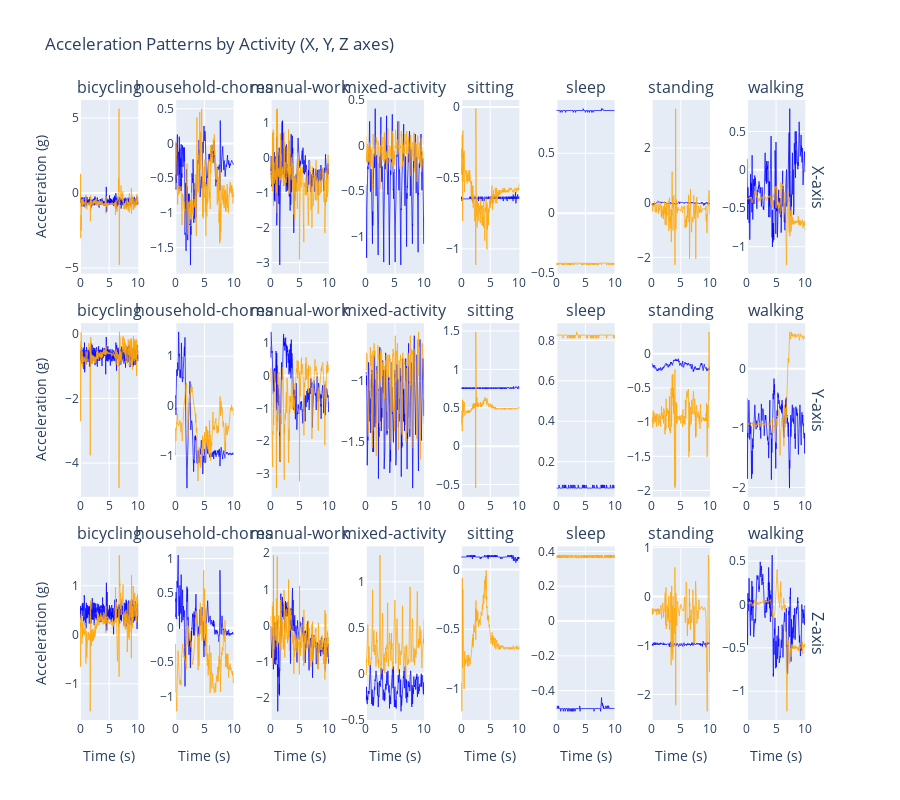

Notebook code cell kept with this figure:
### Markdown cell above
## visualization

### Code cell
import plotly.graph_objects as go
from plotly.subplots import make_subplots
import numpy as np

def plot_acceleration_by_activity_lineplot(X, Y, samples_per_activity=5):
    """
    line plots of acceleration patterns for different activities
    
    Parameters:
    -----------
    X : np.array
        Array of shape (n_windows, 1000, 3) containing acceleration data
    Y : np.array
        Array of shape (n_windows,) containing activity labels
    samples_per_activity : int
        Number of example windows to plot per activity
    """
    # unique activities
    unique_activities = np.unique(Y)
    # unique_activities = 1
    
    
    activities_to_plot = unique_activities
    
    # Create subplots: 3 rows (x, y, z) x number of activities
    n_activities = len(activities_to_plot)
    fig = make_subplots(
        rows=3, 
        cols=n_activities,
        subplot_titles=[f"{act}" for act in activities_to_plot] * 3,
        vertical_spacing=0.08,
        horizontal_spacing=0.05,
        row_titles=['X-axis', 'Y-axis', 'Z-axis']
    )
    
    # Time axis for 10 seconds at 100Hz
    time_axis = np.linspace(0, 10, 1000)
    
    colors = ['blue', 'orange', 'green', 'red', 'purple']
    
    for col_idx, activity in enumerate(activities_to_plot, start=1):
        # Get indices for this activity
        activity_indices = np.where(Y == activity)[0]
        
        if len(activity_indices) == 0:
            continue
        
        # Sample random windows for this activity
        n_samples = min(samples_per_activity, len(activity_indices))
        sample_indices = np.random.choice(activity_indices, size=n_samples, replace=False)
        
        # Plot each sample
        for sample_num, idx in enumerate(sample_indices):
            window = X[idx]  # Shape: (1000, 3)
            
            # Plot X acceleration
            fig.add_trace(
                go.Scatter(
                    x=time_axis, 
                    y=window[:, 0],
                    mode='lines',
                    line=dict(color=colors[sample_num % len(colors)], width=1),
                    showlegend=False,
                    opacity=0.7
                ),
                row=1, col=col_idx
            )
            
            # Plot Y acceleration
            fig.add_trace(
                go.Scatter(
                    x=time_axis, 
                    y=window[:, 1],
                    mode='lines',
                    line=dict(color=colors[sample_num % len(colors)], width=1),
                    showlegend=False,
                    opacity=0.7
                ),
                row=2, col=col_idx
            )
            
            # Plot Z acceleration
            fig.add_trace(
                go.Scatter(
                    x=time_axis, 
                    y=window[:, 2],
                    mode='lines',
                    line=dict(color=colors[sample_num % len(colors)], width=1),
                    showlegend=False,
                    opacity=0.7
                ),
                row=3, col=col_idx
            )
    
    # Update axes labels
    for col_idx in range(1, n_activities + 1):
        fig.update_xaxes(title_text="Time (s)", row=3, col=col_idx)
    
    for row_idx in range(1, 4):
        fig.update_yaxes(title_text="Acceleration (g)", row=row_idx, col=1)
    
    fig.update_layout(
        height=800,
        title_text="Acceleration Patterns by Activity (X, Y, Z axes)",
        showlegend=False
    )
    
    return fig

# Plot for selected activities
fig = plot_acceleration_by_activity_lineplot(X, Y, samples_per_activity=2)
fig.show()

### Figure 1 — Plotly figure (JSON) as saved in the notebook; plotly's stock layout.template omitted (floating-point values rounded to 4 significant figures; data arrays with more than 128 entries replaced by an {"elided": "..."} marker saying what was removed)
{"data": [{"line": {"color": "blue", "width": 1}, "mode": "lines", "opacity": 0.7, "showlegend": false, "type": "scatter", "x": {"elided": "1000 float values"}, "xaxis": "x", "y": {"elided": "1000 float values"}, "yaxis": "y"}, {"line": {"color": "blue", "width": 1}, "mode": "lines", "opacity": 0.7, "showlegend": false, "type": "scatter", "x": {"elided": "1000 float values"}, "xaxis": "x9", "y": {"elided": "1000 float values"}, "yaxis": "y9"}, {"line": {"color": "blue", "width": 1}, "mode": "lines", "opacity": 0.7, "showlegend": false, "type": "scatter", "x": {"elided": "1000 float values"}, "xaxis": "x17", "y": {"elided": "1000 float values"}, "yaxis": "y17"}, {"line": {"color": "orange", "width": 1}, "mode": "lines", "opacity": 0.7, "showlegend": false, "type": "scatter", "x": {"elided": "1000 float values"}, "xaxis": "x", "y": {"elided": "1000 float values"}, "yaxis": "y"}, {"line": {"color": "orange", "width": 1}, "mode": "lines", "opacity": 0.7, "showlegend": false, "type": "scatter", "x": {"elided": "1000 float values"}, "xaxis": "x9", "y": {"elided": "1000 float values"}, "yaxis": "y9"}, {"line": {"color": "orange", "width": 1}, "mode": "lines", "opacity": 0.7, "showlegend": false, "type": "scatter", "x": {"elided": "1000 float values"}, "xaxis": "x17", "y": {"elided": "1000 float values"}, "yaxis": "y17"}, {"line": {"color": "blue", "width": 1}, "mode": "lines", "opacity": 0.7, "showlegend": false, "type": "scatter", "x": {"elided": "1000 float values"}, "xaxis": "x2", "y": {"elided": "1000 float values"}, "yaxis": "y2"}, {"line": {"color": "blue", "width": 1}, "mode": "lines", "opacity": 0.7, "showlegend": false, "type": "scatter", "x": {"elided": "1000 float values"}, "xaxis": "x10", "y": {"elided": "1000 float values"}, "yaxis": "y10"}, {"line": {"color": "blue", "width": 1}, "mode": "lines", "opacity": 0.7, "showlegend": false, "type": "scatter", "x": {"elided": "1000 float values"}, "xaxis": "x18", "y": {"elided": "1000 float values"}, "yaxis": "y18"}, {"line": {"color": "orange", "width": 1}, "mode": "lines", "opacity": 0.7, "showlegend": false, "type": "scatter", "x": {"elided": "1000 float values"}, "xaxis": "x2", "y": {"elided": "1000 float values"}, "yaxis": "y2"}, {"line": {"color": "orange", "width": 1}, "mode": "lines", "opacity": 0.7, "showlegend": false, "type": "scatter", "x": {"elided": "1000 float values"}, "xaxis": "x10", "y": {"elided": "1000 float values"}, "yaxis": "y10"}, {"line": {"color": "orange", "width": 1}, "mode": "lines", "opacity": 0.7, "showlegend": false, "type": "scatter", "x": {"elided": "1000 float values"}, "xaxis": "x18", "y": {"elided": "1000 float values"}, "yaxis": "y18"}, {"line": {"color": "blue", "width": 1}, "mode": "lines", "opacity": 0.7, "showlegend": false, "type": "scatter", "x": {"elided": "1000 float values"}, "xaxis": "x3", "y": {"elided": "1000 float values"}, "yaxis": "y3"}, {"line": {"color": "blue", "width": 1}, "mode": "lines", "opacity": 0.7, "showlegend": false, "type": "scatter", "x": {"elided": "1000 float values"}, "xaxis": "x11", "y": {"elided": "1000 float values"}, "yaxis": "y11"}, {"line": {"color": "blue", "width": 1}, "mode": "lines", "opacity": 0.7, "showlegend": false, "type": "scatter", "x": {"elided": "1000 float values"}, "xaxis": "x19", "y": {"elided": "1000 float values"}, "yaxis": "y19"}, {"line": {"color": "orange", "width": 1}, "mode": "lines", "opacity": 0.7, "showlegend": false, "type": "scatter", "x": {"elided": "1000 float values"}, "xaxis": "x3", "y": {"elided": "1000 float values"}, "yaxis": "y3"}, {"line": {"color": "orange", "width": 1}, "mode": "lines", "opacity": 0.7, "showlegend": false, "type": "scatter", "x": {"elided": "1000 float values"}, "xaxis": "x11", "y": {"elided": "1000 float values"}, "yaxis": "y11"}, {"line": {"color": "orange", "width": 1}, "mode": "lines", "opacity": 0.7, "showlegend": false, "type": "scatter", "x": {"elided": "1000 float values"}, "xaxis": "x19", "y": {"elided": "1000 float values"}, "yaxis": "y19"}, {"line": {"color": "blue", "width": 1}, "mode": "lines", "opacity": 0.7, "showlegend": false, "type": "scatter", "x": {"elided": "1000 float values"}, "xaxis": "x4", "y": {"elided": "1000 float values"}, "yaxis": "y4"}, {"line": {"color": "blue", "width": 1}, "mode": "lines", "opacity": 0.7, "showlegend": false, "type": "scatter", "x": {"elided": "1000 float values"}, "xaxis": "x12", "y": {"elided": "1000 float values"}, "yaxis": "y12"}, {"line": {"color": "blue", "width": 1}, "mode": "lines", "opacity": 0.7, "showlegend": false, "type": "scatter", "x": {"elided": "1000 float values"}, "xaxis": "x20", "y": {"elided": "1000 float values"}, "yaxis": "y20"}, {"line": {"color": "orange", "width": 1}, "mode": "lines", "opacity": 0.7, "showlegend": false, "type": "scatter", "x": {"elided": "1000 float values"}, "xaxis": "x4", "y": {"elided": "1000 float values"}, "yaxis": "y4"}, {"line": {"color": "orange", "width": 1}, "mode": "lines", "opacity": 0.7, "showlegend": false, "type": "scatter", "x": {"elided": "1000 float values"}, "xaxis": "x12", "y": {"elided": "1000 float values"}, "yaxis": "y12"}, {"line": {"color": "orange", "width": 1}, "mode": "lines", "opacity": 0.7, "showlegend": false, "type": "scatter", "x": {"elided": "1000 float values"}, "xaxis": "x20", "y": {"elided": "1000 float values"}, "yaxis": "y20"}, {"line": {"color": "blue", "width": 1}, "mode": "lines", "opacity": 0.7, "showlegend": false, "type": "scatter", "x": {"elided": "1000 float values"}, "xaxis": "x5", "y": {"elided": "1000 float values"}, "yaxis": "y5"}, {"line": {"color": "blue", "width": 1}, "mode": "lines", "opacity": 0.7, "showlegend": false, "type": "scatter", "x": {"elided": "1000 float values"}, "xaxis": "x13", "y": {"elided": "1000 float values"}, "yaxis": "y13"}, {"line": {"color": "blue", "width": 1}, "mode": "lines", "opacity": 0.7, "showlegend": false, "type": "scatter", "x": {"elided": "1000 float values"}, "xaxis": "x21", "y": {"elided": "1000 float values"}, "yaxis": "y21"}, {"line": {"color": "orange", "width": 1}, "mode": "lines", "opacity": 0.7, "showlegend": false, "type": "scatter", "x": {"elided": "1000 float values"}, "xaxis": "x5", "y": {"elided": "1000 float values"}, "yaxis": "y5"}, {"line": {"color": "orange", "width": 1}, "mode": "lines", "opacity": 0.7, "showlegend": false, "type": "scatter", "x": {"elided": "1000 float values"}, "xaxis": "x13", "y": {"elided": "1000 float values"}, "yaxis": "y13"}, {"line": {"color": "orange", "width": 1}, "mode": "lines", "opacity": 0.7, "showlegend": false, "type": "scatter", "x": {"elided": "1000 float values"}, "xaxis": "x21", "y": {"elided": "1000 float values"}, "yaxis": "y21"}, {"line": {"color": "blue", "width": 1}, "mode": "lines", "opacity": 0.7, "showlegend": false, "type": "scatter", "x": {"elided": "1000 float values"}, "xaxis": "x6", "y": {"elided": "1000 float values"}, "yaxis": "y6"}, {"line": {"color": "blue", "width": 1}, "mode": "lines", "opacity": 0.7, "showlegend": false, "type": "scatter", "x": {"elided": "1000 float values"}, "xaxis": "x14", "y": {"elided": "1000 float values"}, "yaxis": "y14"}, {"line": {"color": "blue", "width": 1}, "mode": "lines", "opacity": 0.7, "showlegend": false, "type": "scatter", "x": {"elided": "1000 float values"}, "xaxis": "x22", "y": {"elided": "1000 float values"}, "yaxis": "y22"}, {"line": {"color": "orange", "width": 1}, "mode": "lines", "opacity": 0.7, "showlegend": false, "type": "scatter", "x": {"elided": "1000 float values"}, "xaxis": "x6", "y": {"elided": "1000 float values"}, "yaxis": "y6"}, {"line": {"color": "orange", "width": 1}, "mode": "lines", "opacity": 0.7, "showlegend": false, "type": "scatter", "x": {"elided": "1000 float values"}, "xaxis": "x14", "y": {"elided": "1000 float values"}, "yaxis": "y14"}, {"line": {"color": "orange", "width": 1}, "mode": "lines", "opacity": 0.7, "showlegend": false, "type": "scatter", "x": {"elided": "1000 float values"}, "xaxis": "x22", "y": {"elided": "1000 float values"}, "yaxis": "y22"}, {"line": {"color": "blue", "width": 1}, "mode": "lines", "opacity": 0.7, "showlegend": false, "type": "scatter", "x": {"elided": "1000 float values"}, "xaxis": "x7", "y": {"elided": "1000 float values"}, "yaxis": "y7"}, {"line": {"color": "blue", "width": 1}, "mode": "lines", "opacity": 0.7, "showlegend": false, "type": "scatter", "x": {"elided": "1000 float values"}, "xaxis": "x15", "y": {"elided": "1000 float values"}, "yaxis": "y15"}, {"line": {"color": "blue", "width": 1}, "mode": "lines", "opacity": 0.7, "showlegend": false, "type": "scatter", "x": {"elided": "1000 float values"}, "xaxis": "x23", "y": {"elided": "1000 float values"}, "yaxis": "y23"}, {"line": {"color": "orange", "width": 1}, "mode": "lines", "opacity": 0.7, "showlegend": false, "type": "scatter", "x": {"elided": "1000 float values"}, "xaxis": "x7", "y": {"elided": "1000 float values"}, "yaxis": "y7"}, {"line": {"color": "orange", "width": 1}, "mode": "lines", "opacity": 0.7, "showlegend": false, "type": "scatter", "x": {"elided": "1000 float values"}, "xaxis": "x15", "y": {"elided": "1000 float values"}, "yaxis": "y15"}, {"line": {"color": "orange", "width": 1}, "mode": "lines", "opacity": 0.7, "showlegend": false, "type": "scatter", "x": {"elided": "1000 float values"}, "xaxis": "x23", "y": {"elided": "1000 float values"}, "yaxis": "y23"}, {"line": {"color": "blue", "width": 1}, "mode": "lines", "opacity": 0.7, "showlegend": false, "type": "scatter", "x": {"elided": "1000 float values"}, "xaxis": "x8", "y": {"elided": "1000 float values"}, "yaxis": "y8"}, {"line": {"color": "blue", "width": 1}, "mode": "lines", "opacity": 0.7, "showlegend": false, "type": "scatter", "x": {"elided": "1000 float values"}, "xaxis": "x16", "y": {"elided": "1000 float values"}, "yaxis": "y16"}, {"line": {"color": "blue", "width": 1}, "mode": "lines", "opacity": 0.7, "showlegend": false, "type": "scatter", "x": {"elided": "1000 float values"}, "xaxis": "x24", "y": {"elided": "1000 float values"}, "yaxis": "y24"}, {"line": {"color": "orange", "width": 1}, "mode": "lines", "opacity": 0.7, "showlegend": false, "type": "scatter", "x": {"elided": "1000 float values"}, "xaxis": "x8", "y": {"elided": "1000 float values"}, "yaxis": "y8"}, {"line": {"color": "orange", "width": 1}, "mode": "lines", "opacity": 0.7, "showlegend": false, "type": "scatter", "x": {"elided": "1000 float values"}, "xaxis": "x16", "y": {"elided": "1000 float values"}, "yaxis": "y16"}, {"line": {"color": "orange", "width": 1}, "mode": "lines", "opacity": 0.7, "showlegend": false, "type": "scatter", "x": {"elided": "1000 float values"}, "xaxis": "x24", "y": {"elided": "1000 float values"}, "yaxis": "y24"}], "layout": {"annotations": [{"font": {"size": 16}, "showarrow": false, "text": "bicycling", "x": 0.03937, "xanchor": "center", "xref": "paper", "y": 1, "yanchor": "bottom", "yref": "paper"}, {"font": {"size": 16}, "showarrow": false, "text": "household-chores", "x": 0.1681, "xanchor": "center", "xref": "paper", "y": 1, "yanchor": "bottom", "yref": "paper"}, {"font": {"size": 16}, "showarrow": false, "text": "manual-work", "x": 0.2969, "xanchor": "center", "xref": "paper", "y": 1, "yanchor": "bottom", "yref": "paper"}, {"font": {"size": 16}, "showarrow": false, "text": "mixed-activity", "x": 0.4256, "xanchor": "center", "xref": "paper", "y": 1, "yanchor": "bottom", "yref": "paper"}, {"font": {"size": 16}, "showarrow": false, "text": "sitting", "x": 0.5544, "xanchor": "center", "xref": "paper", "y": 1, "yanchor": "bottom", "yref": "paper"}, {"font": {"size": 16}, "showarrow": false, "text": "sleep", "x": 0.6831, "xanchor": "center", "xref": "paper", "y": 1, "yanchor": "bottom", "yref": "paper"}, {"font": {"size": 16}, "showarrow": false, "text": "standing", "x": 0.8119, "xanchor": "center", "xref": "paper", "y": 1, "yanchor": "bottom", "yref": "paper"}, {"font": {"size": 16}, "showarrow": false, "text": "walking", "x": 0.9406, "xanchor": "center", "xref": "paper", "y": 1, "yanchor": "bottom", "yref": "paper"}, {"font": {"size": 16}, "showarrow": false, "text": "bicycling", "x": 0.03937, "xanchor": "center", "xref": "paper", "y": 0.64, "yanchor": "bottom", "yref": "paper"}, {"font": {"size": 16}, "showarrow": false, "text": "household-chores", "x": 0.1681, "xanchor": "center", "xref": "paper", "y": 0.64, "yanchor": "bottom", "yref": "paper"}, {"font": {"size": 16}, "showarrow": false, "text": "manual-work", "x": 0.2969, "xanchor": "center", "xref": "paper", "y": 0.64, "yanchor": "bottom", "yref": "paper"}, {"font": {"size": 16}, "showarrow": false, "text": "mixed-activity", "x": 0.4256, "xanchor": "center", "xref": "paper", "y": 0.64, "yanchor": "bottom", "yref": "paper"}, {"font": {"size": 16}, "showarrow": false, "text": "sitting", "x": 0.5544, "xanchor": "center", "xref": "paper", "y": 0.64, "yanchor": "bottom", "yref": "paper"}, {"font": {"size": 16}, "showarrow": false, "text": "sleep", "x": 0.6831, "xanchor": "center", "xref": "paper", "y": 0.64, "yanchor": "bottom", "yref": "paper"}, {"font": {"size": 16}, "showarrow": false, "text": "standing", "x": 0.8119, "xanchor": "center", "xref": "paper", "y": 0.64, "yanchor": "bottom", "yref": "paper"}, {"font": {"size": 16}, "showarrow": false, "text": "walking", "x": 0.9406, "xanchor": "center", "xref": "paper", "y": 0.64, "yanchor": "bottom", "yref": "paper"}, {"font": {"size": 16}, "showarrow": false, "text": "bicycling", "x": 0.03937, "xanchor": "center", "xref": "paper", "y": 0.28, "yanchor": "bottom", "yref": "paper"}, {"font": {"size": 16}, "showarrow": false, "text": "household-chores", "x": 0.1681, "xanchor": "center", "xref": "paper", "y": 0.28, "yanchor": "bottom", "yref": "paper"}, {"font": {"size": 16}, "showarrow": false, "text": "manual-work", "x": 0.2969, "xanchor": "center", "xref": "paper", "y": 0.28, "yanchor": "bottom", "yref": "paper"}, {"font": {"size": 16}, "showarrow": false, "text": "mixed-activity", "x": 0.4256, "xanchor": "center", "xref": "paper", "y": 0.28, "yanchor": "bottom", "yref": "paper"}, {"font": {"size": 16}, "showarrow": false, "text": "sitting", "x": 0.5544, "xanchor": "center", "xref": "paper", "y": 0.28, "yanchor": "bottom", "yref": "paper"}, {"font": {"size": 16}, "showarrow": false, "text": "sleep", "x": 0.6831, "xanchor": "center", "xref": "paper", "y": 0.28, "yanchor": "bottom", "yref": "paper"}, {"font": {"size": 16}, "showarrow": false, "text": "standing", "x": 0.8119, "xanchor": "center", "xref": "paper", "y": 0.28, "yanchor": "bottom", "yref": "paper"}, {"font": {"size": 16}, "showarrow": false, "text": "walking", "x": 0.9406, "xanchor": "center", "xref": "paper", "y": 0.28, "yanchor": "bottom", "yref": "paper"}, {"font": {"size": 16}, "showarrow": false, "text": "X-axis", "textangle": 90, "x": 0.98, "xanchor": "left", "xref": "paper", "y": 0.86, "yanchor": "middle", "yref": "paper"}, {"font": {"size": 16}, "showarrow": false, "text": "Y-axis", "textangle": 90, "x": 0.98, "xanchor": "left", "xref": "paper", "y": 0.5, "yanchor": "middle", "yref": "paper"}, {"font": {"size": 16}, "showarrow": false, "text": "Z-axis", "textangle": 90, "x": 0.98, "xanchor": "left", "xref": "paper", "y": 0.14, "yanchor": "middle", "yref": "paper"}], "height": 800, "showlegend": false, "title": {"text": "Acceleration Patterns by Activity (X, Y, Z axes)"}, "xaxis": {"anchor": "y", "domain": [0, 0.07875]}, "xaxis10": {"anchor": "y10", "domain": [0.1287, 0.2075]}, "xaxis11": {"anchor": "y11", "domain": [0.2575, 0.3362]}, "xaxis12": {"anchor": "y12", "domain": [0.3862, 0.465]}, "xaxis13": {"anchor": "y13", "domain": [0.515, 0.5937]}, "xaxis14": {"anchor": "y14", "domain": [0.6437, 0.7225]}, "xaxis15": {"anchor": "y15", "domain": [0.7725, 0.8512]}, "xaxis16": {"anchor": "y16", "domain": [0.9012, 0.98]}, "xaxis17": {"anchor": "y17", "domain": [0, 0.07875], "title": {"text": "Time (s)"}}, "xaxis18": {"anchor": "y18", "domain": [0.1287, 0.2075], "title": {"text": "Time (s)"}}, "xaxis19": {"anchor": "y19", "domain": [0.2575, 0.3362], "title": {"text": "Time (s)"}}, "xaxis2": {"anchor": "y2", "domain": [0.1287, 0.2075]}, "xaxis20": {"anchor": "y20", "domain": [0.3862, 0.465], "title": {"text": "Time (s)"}}, "xaxis21": {"anchor": "y21", "domain": [0.515, 0.5937], "title": {"text": "Time (s)"}}, "xaxis22": {"anchor": "y22", "domain": [0.6437, 0.7225], "title": {"text": "Time (s)"}}, "xaxis23": {"anchor": "y23", "domain": [0.7725, 0.8512], "title": {"text": "Time (s)"}}, "xaxis24": {"anchor": "y24", "domain": [0.9012, 0.98], "title": {"text": "Time (s)"}}, "xaxis3": {"anchor": "y3", "domain": [0.2575, 0.3362]}, "xaxis4": {"anchor": "y4", "domain": [0.3862, 0.465]}, "xaxis5": {"anchor": "y5", "domain": [0.515, 0.5937]}, "xaxis6": {"anchor": "y6", "domain": [0.6437, 0.7225]}, "xaxis7": {"anchor": "y7", "domain": [0.7725, 0.8512]}, "xaxis8": {"anchor": "y8", "domain": [0.9012, 0.98]}, "xaxis9": {"anchor": "y9", "domain": [0, 0.07875]}, "yaxis": {"anchor": "x", "domain": [0.72, 1], "title": {"text": "Acceleration (g)"}}, "yaxis10": {"anchor": "x10", "domain": [0.36, 0.64]}, "yaxis11": {"anchor": "x11", "domain": [0.36, 0.64]}, "yaxis12": {"anchor": "x12", "domain": [0.36, 0.64]}, "yaxis13": {"anchor": "x13", "domain": [0.36, 0.64]}, "yaxis14": {"anchor": "x14", "domain": [0.36, 0.64]}, "yaxis15": {"anchor": "x15", "domain": [0.36, 0.64]}, "yaxis16": {"anchor": "x16", "domain": [0.36, 0.64]}, "yaxis17": {"anchor": "x17", "domain": [0, 0.28], "title": {"text": "Acceleration (g)"}}, "yaxis18": {"anchor": "x18", "domain": [0, 0.28]}, "yaxis19": {"anchor": "x19", "domain": [0, 0.28]}, "yaxis2": {"anchor": "x2", "domain": [0.72, 1]}, "yaxis20": {"anchor": "x20", "domain": [0, 0.28]}, "yaxis21": {"anchor": "x21", "domain": [0, 0.28]}, "yaxis22": {"anchor": "x22", "domain": [0, 0.28]}, "yaxis23": {"anchor": "x23", "domain": [0, 0.28]}, "yaxis24": {"anchor": "x24", "domain": [0, 0.28]}, "yaxis3": {"anchor": "x3", "domain": [0.72, 1]}, "yaxis4": {"anchor": "x4", "domain": [0.72, 1]}, "yaxis5": {"anchor": "x5", "domain": [0.72, 1]}, "yaxis6": {"anchor": "x6", "domain": [0.72, 1]}, "yaxis7": {"anchor": "x7", "domain": [0.72, 1]}, "yaxis8": {"anchor": "x8", "domain": [0.72, 1]}, "yaxis9": {"anchor": "x9", "domain": [0.36, 0.64], "title": {"text": "Acceleration (g)"}}}}
